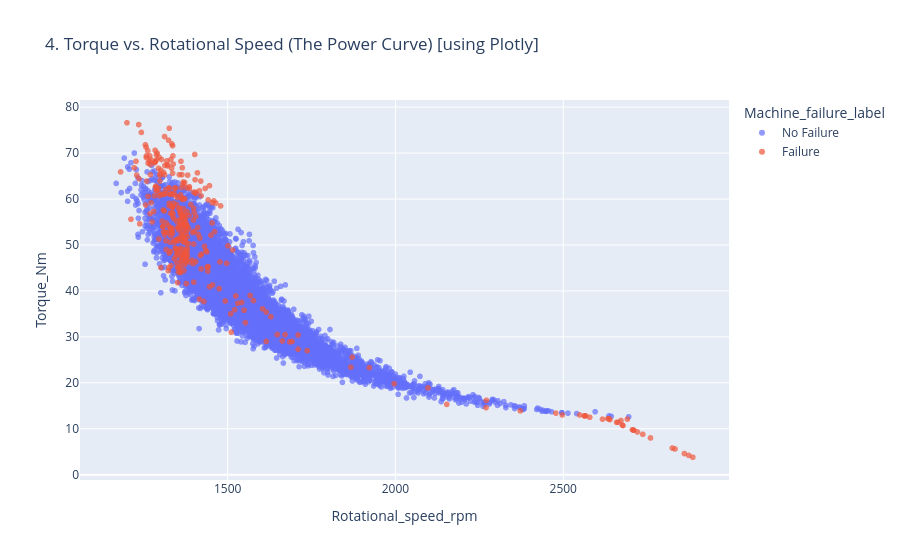

Here is the notebook cell this chart was saved with:
### Code cell
fig4 = px.scatter(df_viz, x='Rotational_speed_rpm', y='Torque_Nm', 
                  color='Machine_failure_label', opacity=0.7,
                  title='4. Torque vs. Rotational Speed (The Power Curve) [using Plotly]',
                  hover_data=['Type', 'Tool_wear_min']) # Adds extra info when you hover!
fig4.show()

### Figure 1 — Plotly figure (JSON) as saved in the notebook; plotly's stock layout.template omitted (floating-point values rounded to 4 significant figures; data arrays with more than 128 entries replaced by an {"elided": "..."} marker saying what was removed)
{"data": [{"customdata": {"elided": "9661x2 mixed values"}, "hovertemplate": "Machine_failure_label=No Failure<br>Rotational_speed_rpm=%{x}<br>Torque_Nm=%{y}<br>Type=%{customdata[0]}<br>Tool_wear_min=%{customdata[1]}<extra></extra>", "legendgroup": "No Failure", "marker": {"color": "#636efa", "opacity": 0.7, "symbol": "circle"}, "mode": "markers", "name": "No Failure", "showlegend": true, "type": "scattergl", "x": {"elided": "9661 int values"}, "xaxis": "x", "y": {"elided": "9661 float values"}, "yaxis": "y"}, {"customdata": {"elided": "339x2 mixed values"}, "hovertemplate": "Machine_failure_label=Failure<br>Rotational_speed_rpm=%{x}<br>Torque_Nm=%{y}<br>Type=%{customdata[0]}<br>Tool_wear_min=%{customdata[1]}<extra></extra>", "legendgroup": "Failure", "marker": {"color": "#EF553B", "opacity": 0.7, "symbol": "circle"}, "mode": "markers", "name": "Failure", "showlegend": true, "type": "scattergl", "x": {"elided": "339 int values"}, "xaxis": "x", "y": {"elided": "339 float values"}, "yaxis": "y"}], "layout": {"autosize": true, "legend": {"title": {"text": "Machine_failure_label"}, "tracegroupgap": 0}, "title": {"text": "4. Torque vs. Rotational Speed (The Power Curve) [using Plotly]"}, "xaxis": {"anchor": "y", "autorange": true, "domain": [0, 1], "range": [1054.0, 3000.0], "title": {"text": "Rotational_speed_rpm"}, "type": "linear"}, "yaxis": {"anchor": "x", "autorange": true, "domain": [0, 1], "range": [-2.208, 82.61], "title": {"text": "Torque_Nm"}, "type": "linear"}}}
